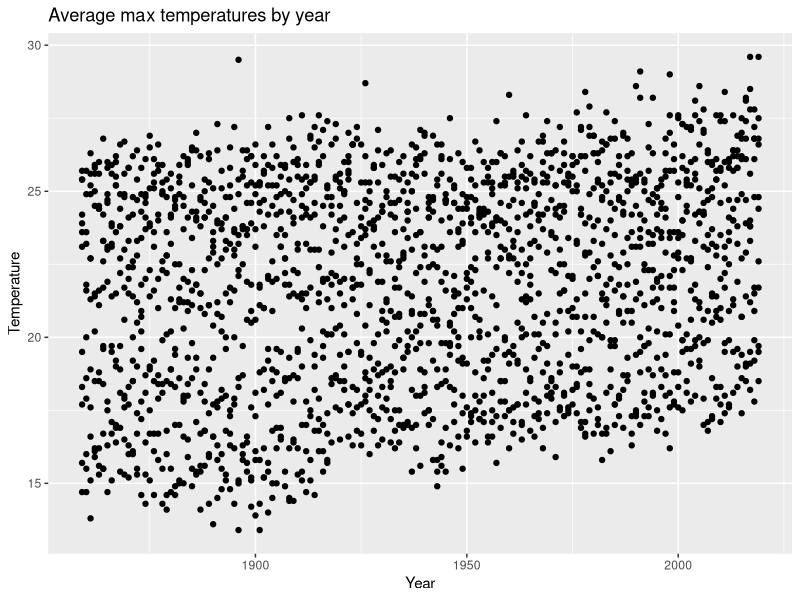
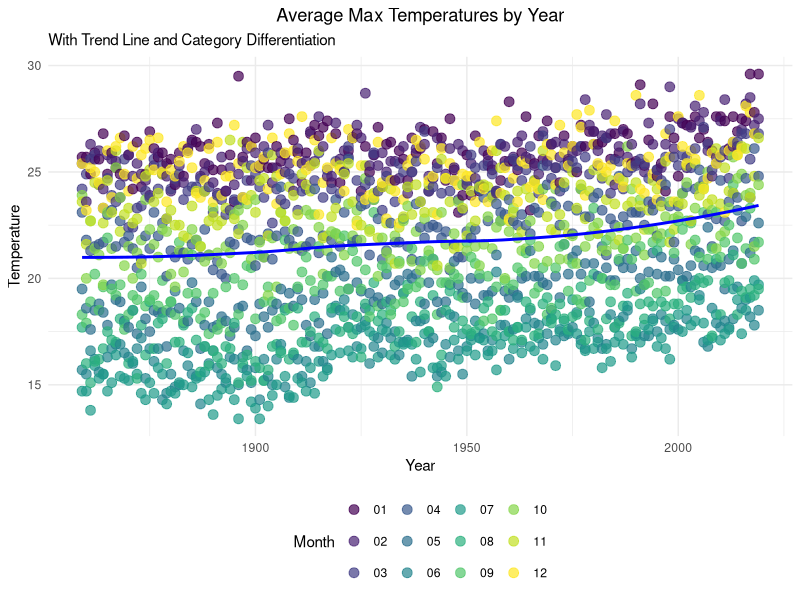
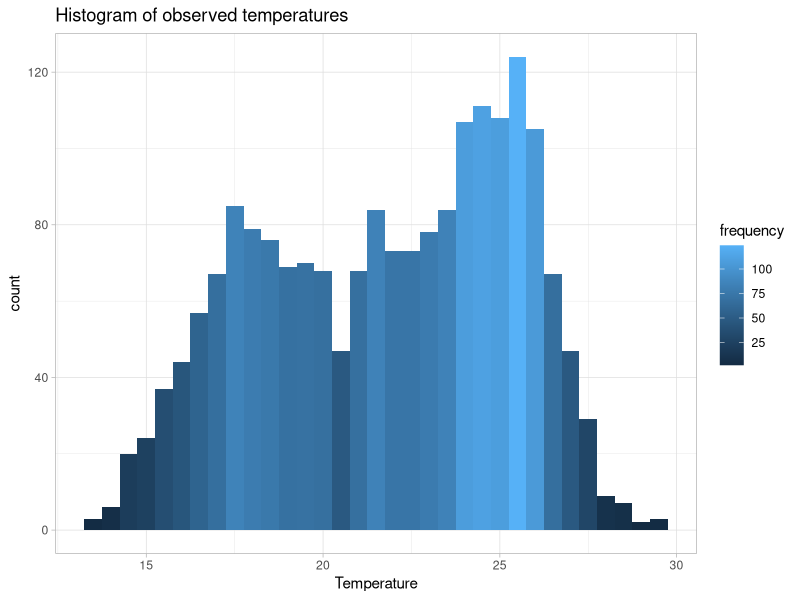
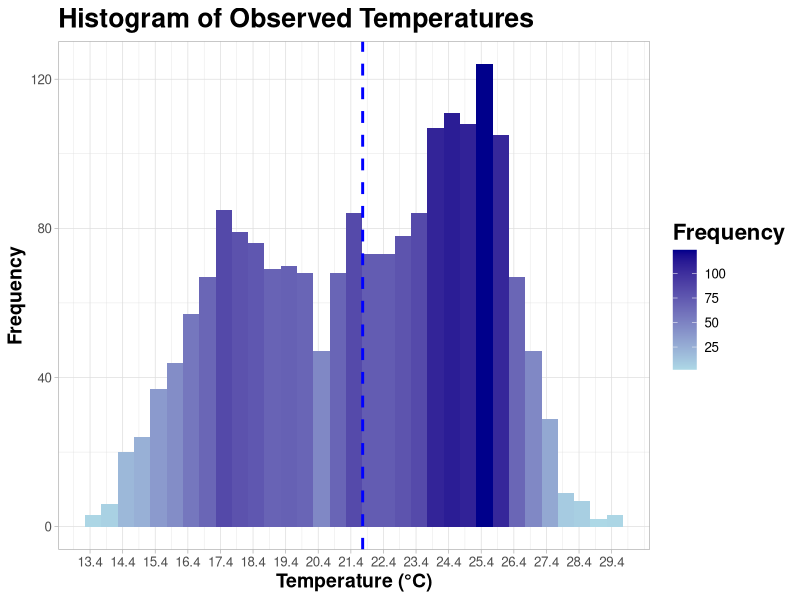
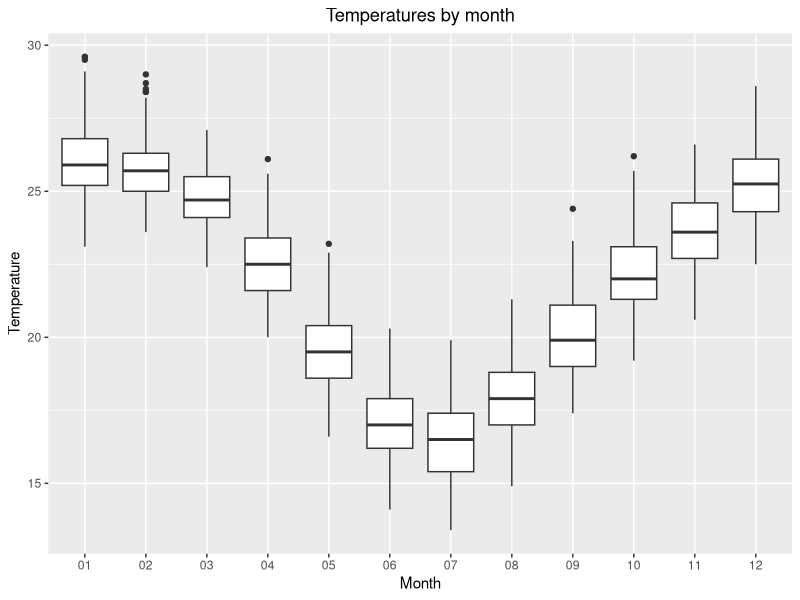
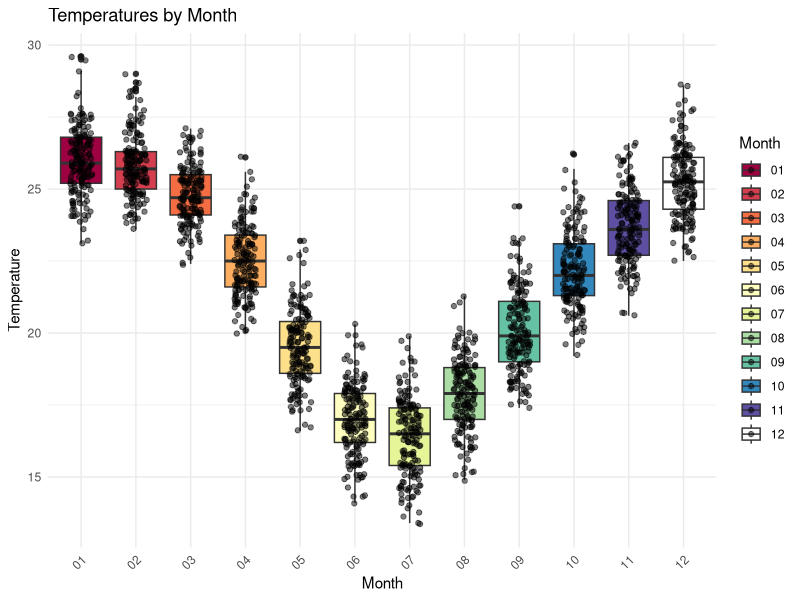
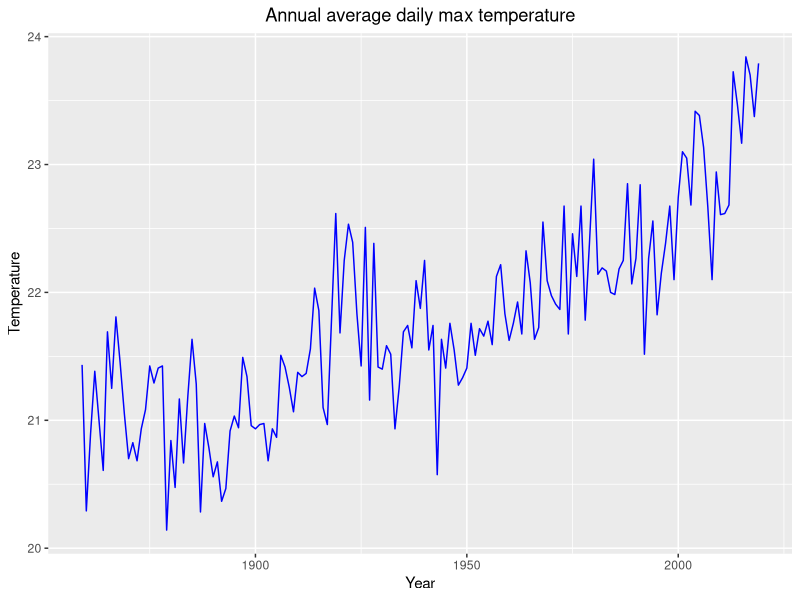
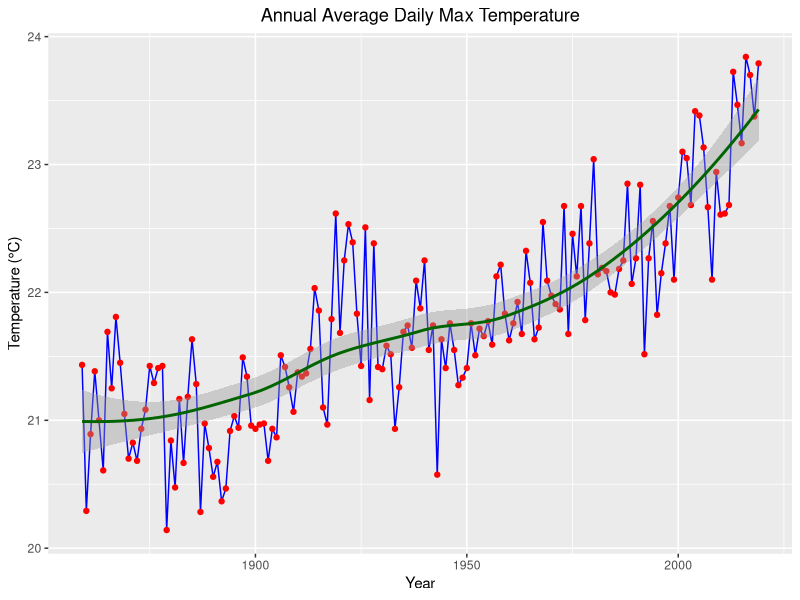

Reproduce these figures in R, in order.
#### Week 3 (Data Visualisations) ####
library(tidyverse)
library(zoo)
library(viridis) # provides a set of color palettes for your ggplot visualizations

temperature_table=read_csv(file="Climate_data.csv")

head(temperature_table) 
#inspect the data by printing the first few rows

#the first two and last columns will not be used here, drop them

temperature_table = temperature_table %>%
  select(-'Product code',-'Bureau of Meteorology station number'
         ,-Quality) #drop the three columns

head(temperature_table) 
#the three columns are removed.

#combine year and month to make a date column

temperature_table = temperature_table %>%
  mutate(Date = as.yearmon(paste(temperature_table$Year,
  temperature_table$Month,sep="-")))
#mutate is used to create a new column date.
#note that the function as.yearmon is from the zoo package.
#it is used to combine year and month into date. 

head(temperature_table) 
#the new column date is created. 

#Rename temperature column for convenience

temperature_table = temperature_table %>%
  rename(Temp = `Mean maximum temperature (°C)`)

head(temperature_table) 
#inspect data again
#the temperature column is renamed.

#Let's start with a scatterplot of the temperatures against year
#use the ggplot package which is a part of the tidyverse package

ggplot(temperature_table) + 
  #enter our data into ggplot, + means we're adding more things
  #+ acts like a Pipe (or a Pipe operator), 
  #but we use + instead of %>%
  geom_point(aes(x=Year, y=Temp))+ 
  #geom_point gives a scatterplot
  #the aesthetic specification "aes" is used to specify 
  #the x-axis and the y-axis.
  xlab("Year") + #label the x-axis
  ylab("Temperature") + #label the y-axis
  ggtitle("Average max temperatures by year") 
  #give a title to the graph

#notice the title is to the left. 
#we can run the following code to make it centered. 
theme_update(plot.title = element_text(hjust = 0.5))



###Adding these elements can significantly improve the readability and informative value of your plot
ggplot(temperature_table, aes(x = Year, y = Temp)) + 
  geom_point(aes(color = Month), alpha = 0.7, size = 3) + 
  geom_smooth(se = FALSE, method = "loess", color = "blue") + # For noisy data, consider adding a smoothed line using geom_smooth() to show trends more clearly. ## Loess fits multiple regressions
  scale_color_viridis_d() + # used to adjust the plot to use color scales in a meaningful way
  labs(
    x = "Year",
    y = "Temperature",
    title = "Average Max Temperatures by Year",
    subtitle = "With Trend Line and Category Differentiation" ) +
  theme_minimal() +
  theme(plot.title = element_text(hjust = 0.5),legend.position = "bottom") +
  guides(color = guide_legend(title = "Month")) #customizes the legend title for the color aesthetic to "Month". 
# This is useful when you have mapped a variable to color in your plot and want the legend to clearly indicate what the colors represent, which in this case would be the months.




#now let's make a histogram of the temperatures observed.
ggplot(temperature_table) +
  geom_histogram(aes(x=Temp,fill=..count..),
  stat="bin",binwidth=0.5) + 
  #geom_histogram plots a histogram.
  #note that in the histogram, the x-axis is the temperature value
  #and the y-axis is the respective frequency. 
  #fill=..count.. fills color depending on the number of occurrence
  #(or the frequency) of a particular temperature value.  
  #geom_bar gives bar graph, and the fill colour depends on count
  #stat="bin" groups the temperature data into bins of the histogram.
  #note that the bins are of equal length.
  #binwidth=0.5 specifies the width of each bin. 
  xlab("Temperature") + #label the x-axis
  ggtitle("Histogram of observed temperatures") + 
  #give the histogram a name
  theme_light() + 
  #change background colour
  scale_fill_continuous("frequency") 
  #choose the colour scheme


###Adding these elements can significantly improve the readability and informative value of your plot
ggplot(temperature_table, aes(x=Temp)) +
  geom_histogram(binwidth=0.5, aes(fill=..count..)) +
  geom_vline(aes(xintercept=mean(Temp, na.rm=TRUE)), color="blue", linetype="dashed", size=1) + ### Overlaying a vertical line indicating the mean or median temperature can provide 
  #immediate insight into the distribution's central tendency. 
  #Use geom_vline() with xintercept = mean(temperature_table$Temp) or median(temperature_table$Temp).
  scale_fill_gradient(low="lightblue", high="darkblue", name="Frequency") +
  labs(x="Temperature (°C)", y="Frequency", title="Histogram of Observed Temperatures") +
  theme_light() +  #When you add theme_light() to your ggplot chain, it modifies the plot's overall appearance by setting a series of theme elements.
  theme(text=element_text(size=12), axis.title=element_text(size=14), title=element_text(size=16, face="bold")) +
  scale_x_continuous(breaks=seq(min(temperature_table$Temp), max(temperature_table$Temp), by=1)) + # Format x-axis (if needed)
  scale_y_continuous(labels=scales::comma) # Format y-axis labels (if needed)



#we now make some a boxplot by month
ggplot(temperature_table) +
  geom_boxplot(aes(x=Month, y=Temp)) + 
  #force R to read months as a categorical variable
  xlab("Month") +
  #label the x-axis
  ylab("Temperature") +
  #label the y-axis 
  ggtitle("Temperatures by month")
  #give the title of the boxplot 



###Adding these elements can significantly improve the readability and informative value of your plot
# Assuming temperature_table$Month is already converted to a factor with the correct order
ggplot(temperature_table, aes(x=Month, y=Temp, fill=Month)) + 
  geom_boxplot() +
  geom_jitter(width=0.2, alpha=0.5) +  # Add jittered points, this is particularly useful for visualizing the distribution of data points where you have many overlapping points
  scale_fill_brewer(palette="Spectral") +  # Color by 'Month' with a nice palette
  theme_minimal() +  # Use a minimal theme - provides a clean and modern appearance by removing background clutter and focusing on the data. 
  theme(axis.text.x=element_text(angle=45, hjust=1)) +  # Rotate x-axis labels for better legibility
  labs(x="Month", y="Temperature", title="Temperatures by Month", fill="Month") +  # Customize labels
  scale_y_continuous(labels=scales::comma)  # Format y-axis labels (if needed)



#Finally, let's make a line plot.
#Let's calculate the average temp in each year, 
#and plot that against the year. 

annual_mean_temp <- group_by(temperature_table,Year) %>% 
  #group the temperature data based on year
  summarise(mean_temp=mean(Temp)) 
  #calculate mean temp within each group (year)

head(annual_mean_temp) 
#inspect new tibble and see that the group means 
#(or the annual means) have been calculated


ggplot(annual_mean_temp) +
  geom_line(aes(x=annual_mean_temp$Year,
  y=annual_mean_temp$mean_temp),color="blue") + 
  #geom_line gives the line plot
  xlab("Year") +
  #label the x-axis
  ylab("Temperature") +
  #label the y-axis 
  ggtitle("Annual average daily max temperature")
  #give the line plot a title 


###Adding these elements can significantly improve the readability and informative value of your plot
ggplot(annual_mean_temp, aes(x=Year, y=mean_temp)) +
  geom_line(color="blue") + 
  geom_point(color="red") +  # this can help highlight individual data points on the line, making it easier to identify specific values or outliers.
  geom_smooth(se=TRUE, color="darkgreen", method="loess") +  # For noisy data, consider adding a smoothed line using geom_smooth() to show trends more clearly. ## Loess fits multiple regressions
  ggtitle("Annual Average Daily Max Temperature") +
  xlab("Year") + 
  ylab("Temperature (°C)")




